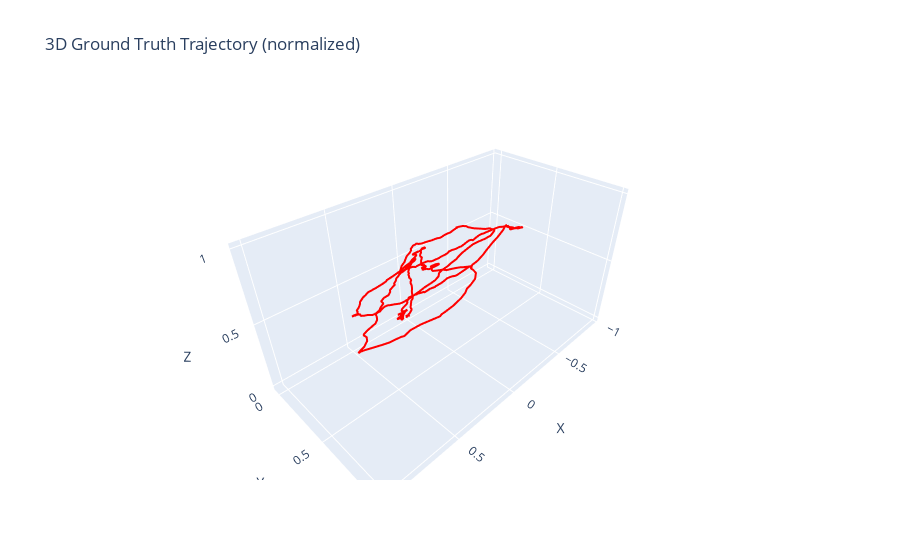

Notebook source saved alongside this figure:
### Code cell
import plotly.graph_objs as go
import numpy as np

gt_file = r"C:\VisualOdometry\falcon_indoor_flight_1_pose_evo_gt.txt"
gt_positions = []
with open(gt_file, "r") as f:
    for line in f:
        if line.strip() == "" or line.startswith("#"):
            continue
        parts = line.strip().split()
        tx, ty, tz = map(float, parts[1:4])
        gt_positions.append([tx, ty, tz])
gt_positions = np.array(gt_positions)

# Normalizacja każdej osi osobno
max_vals = np.max(np.abs(gt_positions), axis=0)
gt_norm = gt_positions / max_vals

fig = go.Figure(
    data=[
        go.Scatter3d(
            x=gt_norm[:, 0],
            y=gt_norm[:, 2],
            z=-gt_norm[:, 1],
            mode="lines",
            line=dict(color="red", width=4),
        )
    ]
)
fig.update_layout(
    scene=dict(xaxis_title="X", yaxis_title="Y", zaxis_title="Z"),
    title="3D Ground Truth Trajectory (normalized)",
)
fig.show()

### Figure 1 — Plotly figure (JSON) as saved in the notebook; plotly's stock layout.template omitted (floating-point values rounded to 4 significant figures; data arrays with more than 128 entries replaced by an {"elided": "..."} marker saying what was removed)
{"data": [{"line": {"color": "red", "width": 4}, "mode": "lines", "type": "scatter3d", "x": {"elided": "570 float values"}, "y": {"elided": "570 float values"}, "z": {"elided": "570 float values"}}], "layout": {"scene": {"xaxis": {"title": {"text": "X"}}, "yaxis": {"title": {"text": "Y"}}, "zaxis": {"title": {"text": "Z"}}}, "title": {"text": "3D Ground Truth Trajectory (normalized)"}}}
